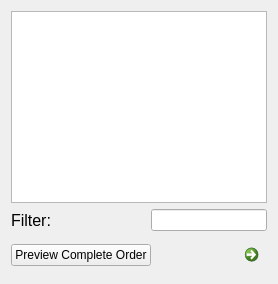
                <widget class="QWidget" name="tab_closed_orders">
                 <attribute name="title">
                  <string>Closed Orders</string>
                 </attribute>
                 <layout class="QGridLayout" name="gridLayout_10">
                  <item row="0" column="0">
                   <layout class="QVBoxLayout" name="vertical_layout_closed_orders">
                    <item>
                     <widget class="QListView" name="list_view_closed_orders"/>
                    </item>
                    <item>
                     <layout class="QGridLayout" name="grid_layout_closed_orders">
                      <item row="1" column="0" colspan="3">
                       <widget class="QPushButton" name="btn_preview_closed_orders">
                        <property name="text">
                         <string>Preview Complete Order</string>
                        </property>
                       </widget>
                      </item>
                      <item row="0" column="2" colspan="3">
                       <widget class="QLineEdit" name="line_edit_closed_orders_filter"/>
                      </item>
                      <item row="1" column="4">
                       <widget class="QCommandLinkButton" name="btn_refresh_closed_orders">
                        <property name="maximumSize">
                         <size>
                          <width>30</width>
                          <height>16777215</height>
                         </size>
                        </property>
                        <property name="text">
                         <string/>
                        </property>
                        <property name="icon">
                         <iconset>
                          <normaloff>../../../../Users/mfields/Downloads/refreshBtn.png</normaloff>../../../../Users/mfields/Downloads/refreshBtn.png</iconset>
                        </property>
                       </widget>
                      </item>
                      <item row="1" column="3">
                       <spacer name="horizontal_spacer_closed_orders_2">
                        <property name="orientation">
                         <enum>Qt::Horizontal</enum>
                        </property>
                        <property name="sizeHint" stdset="0">
                         <size>
                          <width>40</width>
                          <height>20</height>
                         </size>
                        </property>
                       </spacer>
                      </item>
                      <item row="0" column="0">
                       <widget class="QLabel" name="label_closed_orders_filter">
                        <property name="font">
                         <font>
                          <pointsize>12</pointsize>
                         </font>
                        </property>
                        <property name="text">
                         <string>Filter:</string>
                        </property>
                       </widget>
                      </item>
                      <item row="0" column="1">
                       <spacer name="horizontal_spacer_closed_orders_1">
                        <property name="orientation">
                         <enum>Qt::Horizontal</enum>
                        </property>
                        <property name="sizeHint" stdset="0">
                         <size>
                          <width>40</width>
                          <height>20</height>
                         </size>
                        </property>
                       </spacer>
                      </item>
                     </layout>
                    </item>
                   </layout>
                  </item>
                 </layout>
                </widget>
